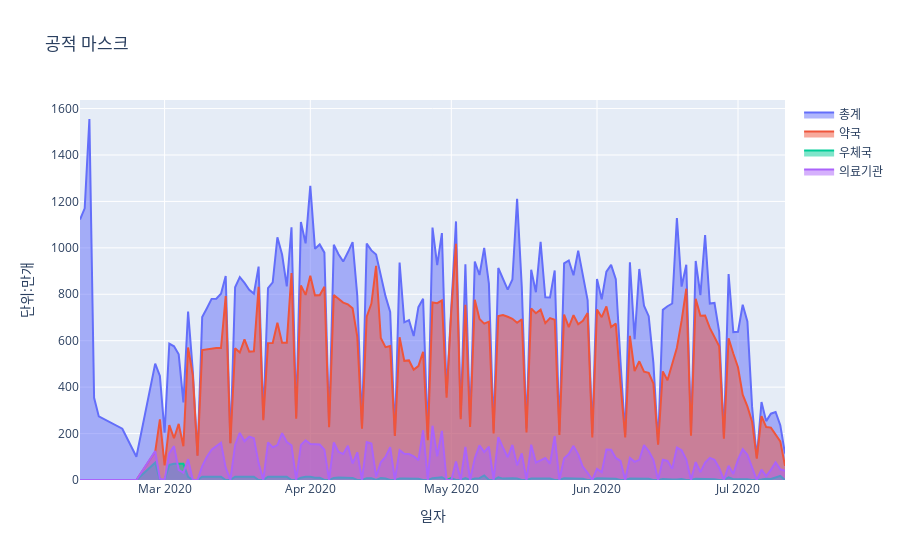

The notebook cell saved with this chart:
### Code cell
configure_plotly_browser_state()

mask_data[['구분(단위:만개)','총계','약국','우체국','의료기관']]

fig = go.Figure()
fig.add_trace(go.Scatter(x=mask_data['구분(단위:만개)'], y=mask_data['총계'], fill='tozeroy',name='총계'))
fig.add_trace(go.Scatter(x=mask_data['구분(단위:만개)'], y=mask_data['약국'], fill='tozeroy',name='약국'))
fig.add_trace(go.Scatter(x=mask_data['구분(단위:만개)'], y=mask_data['우체국'], fill='tozeroy',name='우체국'))
fig.add_trace(go.Scatter(x=mask_data['구분(단위:만개)'], y=mask_data['의료기관'], fill='tozeroy',name='의료기관'))

fig.update_layout(title='공적 마스크',
                   xaxis_title='일자',
                   yaxis_title='단위:만개')

fig.show()

### Figure 1 — Plotly figure (JSON) as saved in the notebook; plotly's stock layout.template omitted (floating-point values rounded to 4 significant figures; data arrays with more than 128 entries replaced by an {"elided": "..."} marker saying what was removed)
{"data": [{"y": {"elided": "142 float values"}, "x": {"elided": "142 str values"}, "type": "scatter", "name": "총계", "fill": "tozeroy"}, {"y": {"elided": "142 float values"}, "x": {"elided": "142 str values"}, "type": "scatter", "name": "약국", "fill": "tozeroy"}, {"y": {"elided": "142 float values"}, "x": {"elided": "142 str values"}, "type": "scatter", "name": "우체국", "fill": "tozeroy"}, {"y": {"elided": "142 float values"}, "x": {"elided": "142 str values"}, "type": "scatter", "name": "의료기관", "fill": "tozeroy"}], "layout": {"yaxis": {"title": {"text": "단위:만개"}}, "xaxis": {"title": {"text": "일자"}}, "title": {"text": "공적 마스크"}}}
